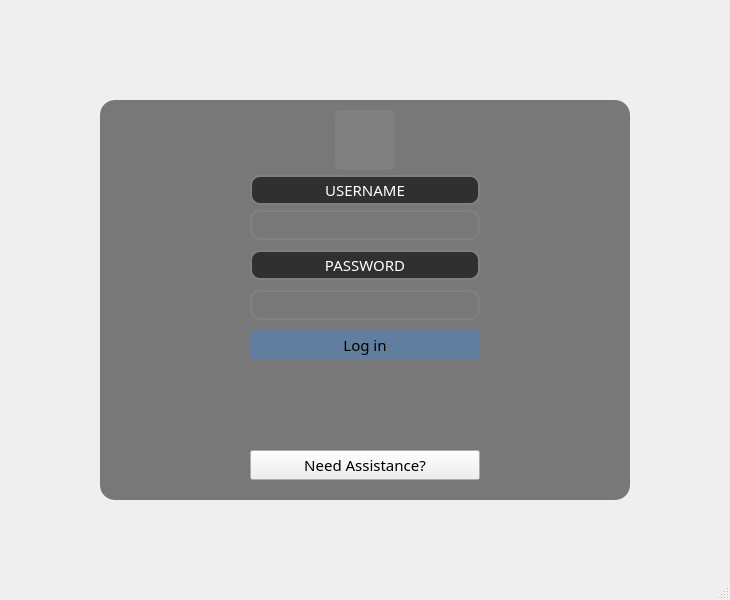
<?xml version="1.0" encoding="UTF-8"?>
<ui version="4.0">
 <class>MainWindow</class>
 <widget class="QMainWindow" name="MainWindow">
  <property name="geometry">
   <rect>
    <x>0</x>
    <y>0</y>
    <width>730</width>
    <height>600</height>
   </rect>
  </property>
  <property name="maximumSize">
   <size>
    <width>800</width>
    <height>600</height>
   </size>
  </property>
  <property name="windowTitle">
   <string>DrStrange v.1.0</string>
  </property>
  <property name="windowIcon">
   <iconset>
    <normalon>:/logo1.png</normalon>
   </iconset>
  </property>
  <property name="styleSheet">
   <string notr="true">*{
font-family:century gothic;
font-size:15px;

}

#MainWindow{

}

#centralwidget{
background: url(:/loginBackground2.png)
}


#loginFrame{
background:rgba(0,0,0,0.5);
border-radius: 15px;
}

#loginFrame2{
background:#red;

}


#userNameLabel{
border: 2px solid gray;
border-radius: 10px;
background:rgba(0,0,0,0.6);
color: white;
}

#passwordLabel{
border: 2px solid gray;
border-radius: 10px;
background:rgba(0,0,0,0.6);
color: white;
}

#userIDText{
border: 2px solid gray;
border-radius: 10px;
padding: 0 8px;
background:transparent;
color: white;
}

#passwordText{
border: 2px solid gray;
border-radius: 10px;
padding: 0 8px;
background:transparent;
color: white;
}

#loginButton{
background:rgba(93,127,168,0.8);
border-radius:6px;
}

#loginToolButton{
background:gray;
border-radius:6px;
}








</string>
  </property>
  <property name="toolButtonStyle">
   <enum>Qt::ToolButtonIconOnly</enum>
  </property>
  <widget class="QWidget" name="centralwidget">
   <widget class="QFrame" name="loginFrame">
    <property name="geometry">
     <rect>
      <x>100</x>
      <y>100</y>
      <width>530</width>
      <height>400</height>
     </rect>
    </property>
    <property name="sizePolicy">
     <sizepolicy hsizetype="Preferred" vsizetype="Preferred">
      <horstretch>0</horstretch>
      <verstretch>0</verstretch>
     </sizepolicy>
    </property>
    <property name="maximumSize">
     <size>
      <width>530</width>
      <height>400</height>
     </size>
    </property>
    <property name="font">
     <font>
      <family>century gothic</family>
      <pointsize>-1</pointsize>
      <underline>false</underline>
     </font>
    </property>
    <property name="layoutDirection">
     <enum>Qt::LeftToRight</enum>
    </property>
    <property name="frameShape">
     <enum>QFrame::StyledPanel</enum>
    </property>
    <property name="frameShadow">
     <enum>QFrame::Raised</enum>
    </property>
    <widget class="QLabel" name="userNameLabel">
     <property name="geometry">
      <rect>
       <x>150</x>
       <y>75</y>
       <width>230</width>
       <height>30</height>
      </rect>
     </property>
     <property name="font">
      <font>
       <family>century gothic</family>
       <pointsize>-1</pointsize>
       <italic>false</italic>
       <bold>false</bold>
      </font>
     </property>
     <property name="text">
      <string>USERNAME</string>
     </property>
     <property name="alignment">
      <set>Qt::AlignCenter</set>
     </property>
    </widget>
    <widget class="QLineEdit" name="userIDText">
     <property name="geometry">
      <rect>
       <x>150</x>
       <y>110</y>
       <width>230</width>
       <height>30</height>
      </rect>
     </property>
    </widget>
    <widget class="QLabel" name="passwordLabel">
     <property name="geometry">
      <rect>
       <x>150</x>
       <y>150</y>
       <width>230</width>
       <height>30</height>
      </rect>
     </property>
     <property name="text">
      <string>PASSWORD</string>
     </property>
     <property name="alignment">
      <set>Qt::AlignCenter</set>
     </property>
    </widget>
    <widget class="QLineEdit" name="passwordText">
     <property name="geometry">
      <rect>
       <x>150</x>
       <y>190</y>
       <width>230</width>
       <height>30</height>
      </rect>
     </property>
     <property name="echoMode">
      <enum>QLineEdit::Password</enum>
     </property>
    </widget>
    <widget class="QPushButton" name="loginButton">
     <property name="geometry">
      <rect>
       <x>150</x>
       <y>230</y>
       <width>230</width>
       <height>30</height>
      </rect>
     </property>
     <property name="text">
      <string>Log in</string>
     </property>
    </widget>
    <widget class="QPushButton" name="pushButton">
     <property name="geometry">
      <rect>
       <x>150</x>
       <y>350</y>
       <width>230</width>
       <height>30</height>
      </rect>
     </property>
     <property name="font">
      <font>
       <family>century gothic</family>
       <pointsize>-1</pointsize>
       <kerning>true</kerning>
      </font>
     </property>
     <property name="focusPolicy">
      <enum>Qt::NoFocus</enum>
     </property>
     <property name="text">
      <string>Need Assistance?</string>
     </property>
     <property name="icon">
      <iconset>
       <normaloff>.</normaloff>.</iconset>
     </property>
    </widget>
    <widget class="QToolButton" name="loginToolButton">
     <property name="geometry">
      <rect>
       <x>235</x>
       <y>10</y>
       <width>60</width>
       <height>60</height>
      </rect>
     </property>
     <property name="text">
      <string/>
     </property>
     <property name="icon">
      <iconset resource="Resources/Resources.qrc">
       <normaloff>:/logo1.png</normaloff>:/logo1.png</iconset>
     </property>
     <property name="iconSize">
      <size>
       <width>64</width>
       <height>64</height>
      </size>
     </property>
    </widget>
   </widget>
  </widget>
  <widget class="QMenuBar" name="menubar">
   <property name="geometry">
    <rect>
     <x>0</x>
     <y>0</y>
     <width>730</width>
     <height>23</height>
    </rect>
   </property>
  </widget>
  <widget class="QStatusBar" name="statusbar"/>
 </widget>
 <tabstops>
  <tabstop>userIDText</tabstop>
  <tabstop>passwordText</tabstop>
  <tabstop>loginButton</tabstop>
  <tabstop>loginToolButton</tabstop>
 </tabstops>
 <resources>
  <include location="Resources/Resources.qrc"/>
 </resources>
 <connections/>
</ui>
